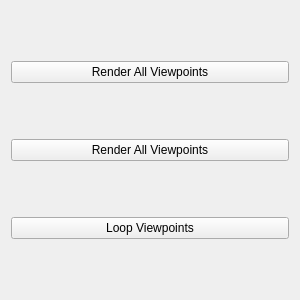
<?xml version="1.0" encoding="UTF-8"?>
<ui version="4.0">
 <class>vrViewpointPlugin</class>
 <widget class="QWidget" name="vrViewpointPluginGUI">
  <property name="geometry">
   <rect>
    <x>0</x>
    <y>0</y>
    <width>300</width>
    <height>300</height>
   </rect>
  </property>
  <property name="windowTitle">
   <string>Viewpoint Plugin</string>
  </property>

  <layout class="QVBoxLayout" name="verticalLayout">
   <item>
    <widget class="QPushButton" name="_render_all">
     <property name="text">
      <string>Render All Viewpoints</string>
     </property>
    </widget>
   </item>
   <item>
    <widget class="QPushButton" name="_random_viewpoint">
    <property name="text">
      <string>Render All Viewpoints</string>
     </property>
    </widget>
   </item>
   <item>
    <widget class="QPushButton" name="_loop_viewpoints">
     <property name="text">
      <string>Loop Viewpoints</string>
     </property>
    </widget>
   </item>
  </layout>
 
 </widget>
 <resources/>
 <connections/>
</ui>
